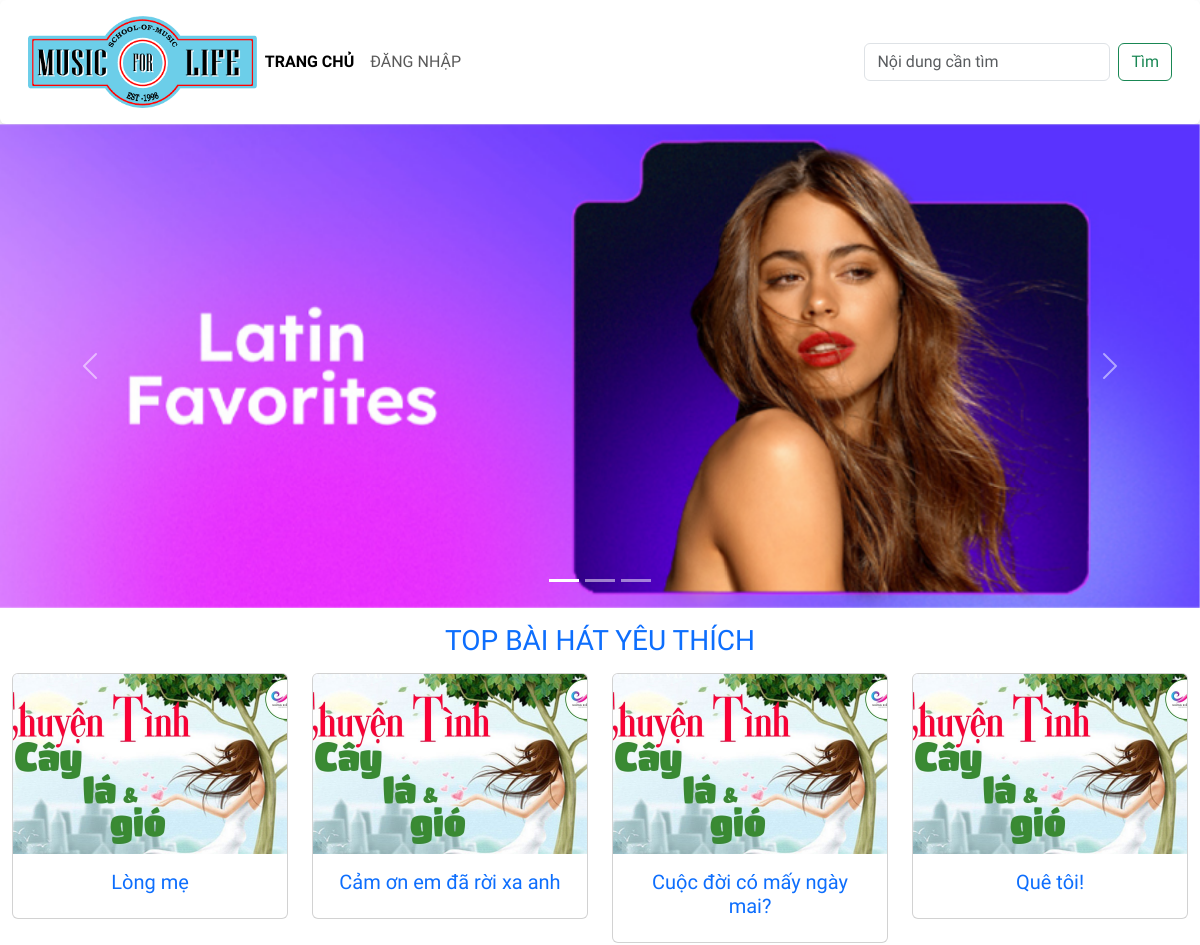
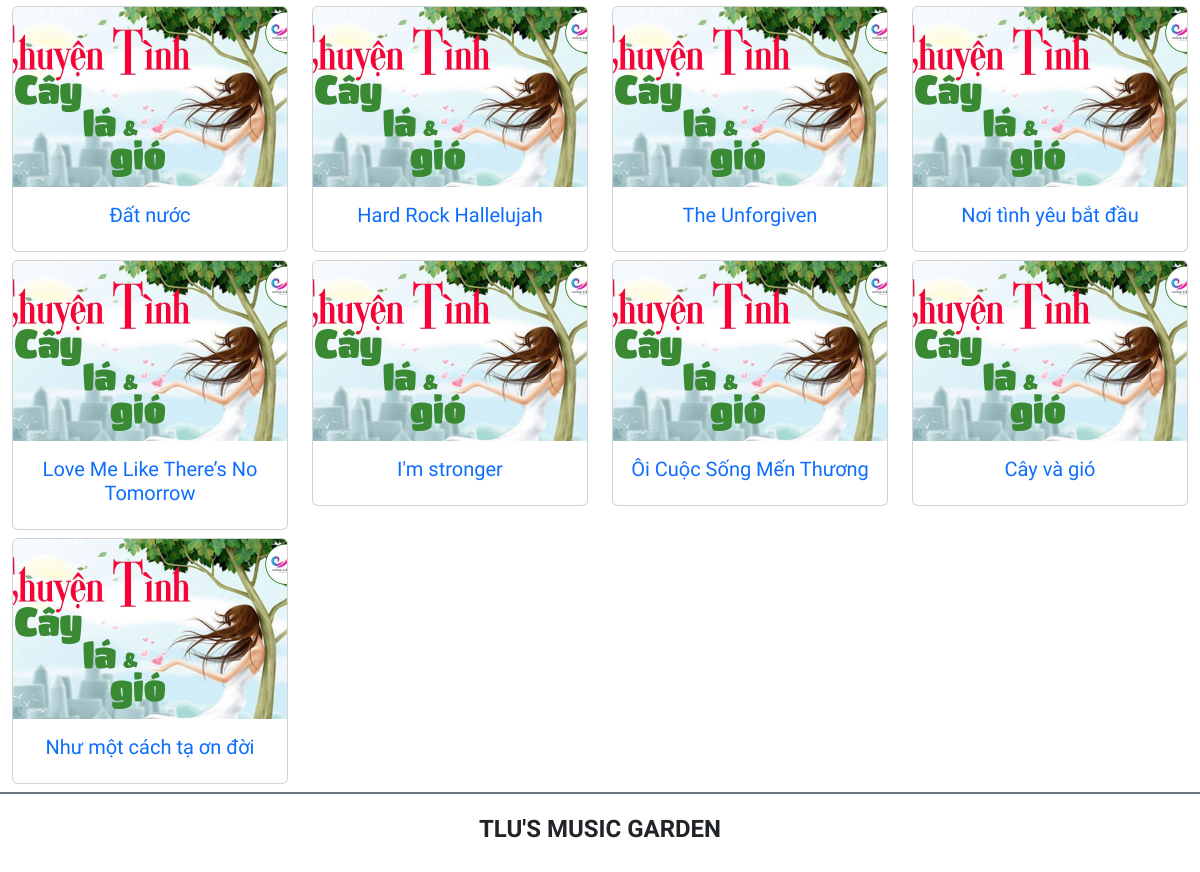
The page / on the database its author committed (2 pictures, top to bottom).
### tables this page shows
CREATE TABLE `baiviet` (
  `ma_bviet` int(10) UNSIGNED NOT NULL,
  `tieude` varchar(200) NOT NULL,
  `ten_bhat` varchar(200) NOT NULL,
  `ma_tloai` int(10) UNSIGNED DEFAULT NULL,
  `tomtat` text NOT NULL,
  `noidung` text DEFAULT NULL,
  `ma_tgia` int(10) UNSIGNED DEFAULT NULL,
  `ngayviet` datetime NOT NULL,
  `hinhanh` varchar(200) DEFAULT NULL
);

### index.php (the view, shortened to what this page needs)
<?php
$servername = "localhost";
$database = "btth01_cse485";
$username = "root";
$password = "";
$conn = mysqli_connect($servername, $username, $password, $database);
$result = mysqli_query($conn , "SELECT * FROM baiviet");
$rs = mysqli_fetch_all($result,MYSQLI_ASSOC);
?>
<!DOCTYPE html>
<html lang="en">
<head>
    <link href="https://cdn.jsdelivr.net/npm/bootstrap@5.3.0-alpha1/dist/css/bootstrap.min.css" rel="stylesheet">
    <link rel="stylesheet" href="css/style.css">
</head>
<body>
    <header>
        <nav class="navbar navbar-expand-lg bg-body-tertiary shadow p-3 bg-white rounded">
            <div class="container-fluid">
                <div class="my-logo">
                    <a class="navbar-brand" href="#">
                        <img src="images/logo2.png" alt="" class="img-fluid">
                    </a>
                </div>
                <div class="collapse navbar-collapse" id="navbarSupportedContent">
                <ul class="navbar-nav me-auto mb-2 mb-lg-0">
                    <li class="nav-item">
                    <a class="nav-link active" aria-current="page" href="./">Trang chủ</a>
                    </li>
                    <li class="nav-item">
                    <a class="nav-link" href="./login.php">Đăng nhập</a>
                    </li>
                </ul>
                <form class="d-flex" role="search">
                    <input class="form-control me-2" type="search" placeholder="Nội dung cần tìm" aria-label="Search">
                    <button class="btn btn-outline-success" type="submit">Tìm</button>
                </form>
                </div>
            </div>
        </nav>
        <div id="carouselExampleIndicators" class="carousel slide">
            <div class="carousel-indicators">
                <button type="button" data-bs-target="#carouselExampleIndicators" data-bs-slide-to="0" class="active" aria-current="true" aria-label="Slide 1"></button>
                <button type="button" data-bs-target="#carouselExampleIndicators" data-bs-slide-to="1" aria-label="Slide 2"></button>
                <button type="button" data-bs-target="#carouselExampleIndicators" data-bs-slide-to="2" aria-label="Slide 3"></button>
            </div>
            <div class="carousel-inner">
                <div class="carousel-item active">
                <img src="images/slideshow/slide01.jpg" class="d-block w-100" alt="...">
                </div>
            </div>
            <button class="carousel-control-prev" type="button" data-bs-target="#carouselExampleIndicators" data-bs-slide="prev">
                <span class="carousel-control-prev-icon" aria-hidden="true"></span>
            </button>
            <button class="carousel-control-next" type="button" data-bs-target="#carouselExampleIndicators" data-bs-slide="next">
                <span class="carousel-control-next-icon" aria-hidden="true"></span>
            </button>
            </div>
    </header>
    <main class="container-fluid mt-3">
        <h3 class="text-center text-uppercase mb-3 text-primary">TOP bài hát yêu thích</h3>
        <div class="row">
            <?php
            foreach($rs as $key => $value){
            ?>
            <div class="col-sm-3">
                <div class="card mb-2" style="width: 100%;">
                    <img src="images/songs/cayvagio.jpg" class="card-img-top" alt="...">
                    <div class="card-body">
                        <h5 class="card-title text-center">
                            <a href="detail.php?mabv=<?php echo  $value['ma_bviet'] ; ?>" class="text-decoration-none"><?= $value['tieude'] ?></a>
                        </h5>
                    </div>
                </div>
            </div>
<?php }?>
        </div>
    </main>
    <footer class="bg-white d-flex justify-content-center align-items-center border-top border-secondary  border-2" style="height:80px">
        <h4 class="text-center text-uppercase fw-bold">TLU's music garden</h4>
    </footer>
</body>
</html>

### css/style.css (style rules this page uses)
body { font-family: 'Numans', sans-serif !important; }
.bg-body-tertiary { background-color:#fff !important; }
.my-logo { max-width: 20%; }
.nav-link { text-transform: uppercase; }
.active { font-weight: bold; }
.card-img-top { width: 100%; height: 15vw; object-fit: cover; }

### rows shown on the page
baiviet: tieude "Lòng mẹ"
baiviet: tieude "Cảm ơn em đã rời xa anh"
baiviet: tieude "Cuộc đời có mấy ngày mai?"
baiviet: tieude "Quê tôi!"
baiviet: tieude "Đất nước"
baiviet: tieude "Hard Rock Hallelujah"
baiviet: tieude "The Unforgiven"
baiviet: tieude "Nơi tình yêu bắt đầu"
baiviet: tieude "Love Me Like There’s No Tomorrow"
baiviet: tieude "I'm stronger"
baiviet: tieude "Ôi Cuộc Sống Mến Thương"
baiviet: tieude "Cây và gió"
baiviet: tieude "Như một cách tạ ơn đời"
